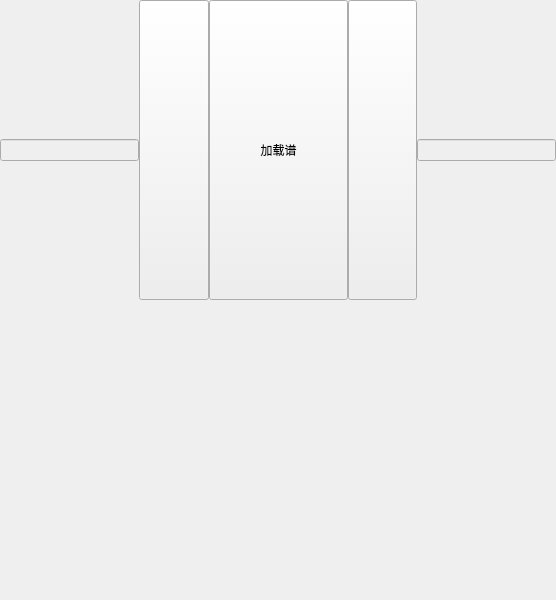
<?xml version="1.0" encoding="UTF-8"?>
<ui version="4.0">
 <class>PtePlayer</class>
 <widget class="QMainWindow" name="PtePlayer">
  <property name="geometry">
   <rect>
    <x>0</x>
    <y>0</y>
    <width>556</width>
    <height>600</height>
   </rect>
  </property>
  <property name="windowTitle">
   <string>MainWindow</string>
  </property>
  <widget class="QWidget" name="centralwidget">
   <layout class="QVBoxLayout" name="verticalLayout" stretch="2,5,2">
    <property name="spacing">
     <number>0</number>
    </property>
    <property name="leftMargin">
     <number>0</number>
    </property>
    <property name="topMargin">
     <number>0</number>
    </property>
    <property name="rightMargin">
     <number>0</number>
    </property>
    <property name="bottomMargin">
     <number>0</number>
    </property>
    <item>
     <layout class="QHBoxLayout" name="horizontalLayout_3" stretch="2,1,2,1,2">
      <item>
       <widget class="QLineEdit" name="lineEdit_lastsong">
        <property name="enabled">
         <bool>false</bool>
        </property>
        <property name="sizePolicy">
         <sizepolicy hsizetype="Preferred" vsizetype="Fixed">
          <horstretch>0</horstretch>
          <verstretch>0</verstretch>
         </sizepolicy>
        </property>
       </widget>
      </item>
      <item>
       <widget class="QPushButton" name="btn_last_song">
        <property name="sizePolicy">
         <sizepolicy hsizetype="Preferred" vsizetype="Expanding">
          <horstretch>0</horstretch>
          <verstretch>0</verstretch>
         </sizepolicy>
        </property>
        <property name="text">
         <string/>
        </property>
       </widget>
      </item>
      <item>
       <widget class="QPushButton" name="btn_setting">
        <property name="sizePolicy">
         <sizepolicy hsizetype="Preferred" vsizetype="Ignored">
          <horstretch>0</horstretch>
          <verstretch>0</verstretch>
         </sizepolicy>
        </property>
        <property name="text">
         <string>加载谱</string>
        </property>
       </widget>
      </item>
      <item>
       <widget class="QPushButton" name="btn_next_song">
        <property name="sizePolicy">
         <sizepolicy hsizetype="Preferred" vsizetype="Ignored">
          <horstretch>0</horstretch>
          <verstretch>0</verstretch>
         </sizepolicy>
        </property>
        <property name="text">
         <string/>
        </property>
       </widget>
      </item>
      <item>
       <widget class="QLineEdit" name="lineEdit_nextsong">
        <property name="enabled">
         <bool>false</bool>
        </property>
        <property name="sizePolicy">
         <sizepolicy hsizetype="Preferred" vsizetype="Fixed">
          <horstretch>0</horstretch>
          <verstretch>0</verstretch>
         </sizepolicy>
        </property>
       </widget>
      </item>
     </layout>
    </item>
    <item>
     <layout class="QVBoxLayout" name="layout_player">
      <property name="spacing">
       <number>0</number>
      </property>
     </layout>
    </item>
    <item>
     <widget class="QWidget" name="widget_2" native="true">
      <layout class="QHBoxLayout" name="horizontalLayout">
       <property name="leftMargin">
        <number>0</number>
       </property>
       <property name="topMargin">
        <number>0</number>
       </property>
       <property name="rightMargin">
        <number>0</number>
       </property>
       <property name="bottomMargin">
        <number>0</number>
       </property>
       <item>
        <layout class="QVBoxLayout" name="layout_clt"/>
       </item>
      </layout>
     </widget>
    </item>
   </layout>
  </widget>
 </widget>
 <resources/>
 <connections/>
</ui>
